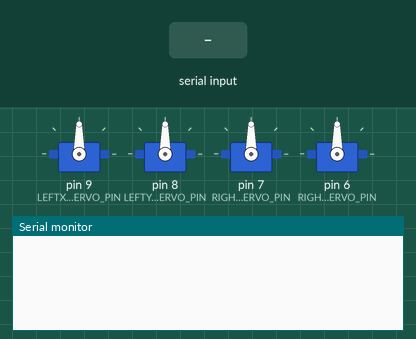
Simulated run of this sketch. Board: Arduino Uno, built with avr-gcc and run on an emulated ATmega328P. Parts: 4 × servo, the last lines printed to the serial monitor. Inputs (shaded band) come from the test bench.

Above: at 1.2 s.
1.3 s: "90,45,200\n" received over Serial
At 1.9 s:
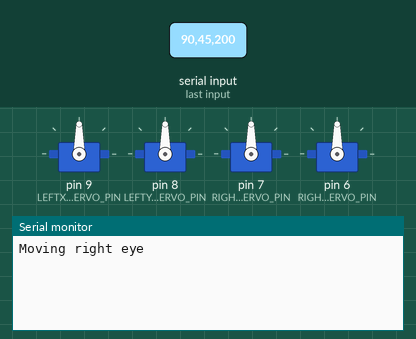
2.8 s: "0\n" received over Serial
At 5.7 s:
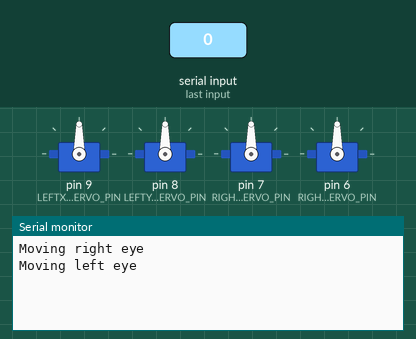

The sketch:

mona_lisa_bridge.ino
```cpp
#include <Servo.h>


Servo leftX;
Servo leftY;
Servo rightX;
Servo rightY;
//================================================================
// Hardware definitions. You will need to customize this for your specific hardware.
const int LEFTX_SERVO_PIN = 9;
const int LEFTY_SERVO_PIN = 8;
const int RIGHTX_SERVO_PIN = 7;
const int RIGHTY_SERVO_PIN = 6;

//================================================================

// Define the starting and ending angles for the servos

// Left eye
int startAngleLeftX = 0;
int endAngleLeftX = 0;
int startAngleLeftY = 0;
int endAngleLeftY = 0;

// Right eye
int startAngleRightX = 0;
int endAngleRightX = 0;
int startAngleRightY = 0;
int endAngleRightY = 0;

// Set the serial port transmission rate. The baud rate is the number of bits
// per second.
const long BAUD_RATE = 115200;

//================================================================
// This function is called once after reset to initialize the program.
void setup()
{
  leftX.attach(LEFTX_SERVO_PIN);
  leftY.attach(LEFTY_SERVO_PIN);
  rightX.attach(RIGHTX_SERVO_PIN);
  rightY.attach(RIGHTY_SERVO_PIN);

  // Initialize the Serial port for host communication.
  Serial.begin(BAUD_RATE);
}

//================================================================
// This function is called repeatedly to handle all I/O and periodic processing.
// This loop should never be allowed to stall or block so that all tasks can be
// constantly serviced.
void loop()
{
  serial_input_poll();
}

//================================================================
// Polling function to process messages received over the serial port from the
// remote Arduino.  Each message is a line of text containing a single integer
// as text.

void serial_input_poll(void)
{
  while (Serial.available()) {

    // When serial data is available, process and interpret the available text.
    // This may be customized for your particular hardware.

    // The default implementation assumes the line contains a single integer
    // which controls the built-in LED state.
    int eyeIntRepresentation = Serial.parseInt();
    float xvalue = Serial.parseInt();
    float yvalue = Serial.parseInt();

    // Working with left eye
    if(eyeIntRepresentation == 0){
      moveLeftEye(xvalue, yvalue);
    } else { // Working with right eye
      moveRightEye(xvalue, yvalue);
    }

    // Drive the LED to indicate the value.
    if (xvalue > 5.0)     digitalWrite(LED_BUILTIN, HIGH);
    else           digitalWrite(LED_BUILTIN, LOW);

    // Once all expected values are processed, flush any remaining characters
    // until the line end.  Note that when using the Arduino IDE Serial Monitor,
    // you may need to set the line ending selector to Newline.
    Serial.find('\n');
  }
}

void moveLeftEye(int xAngle, int yAngle){
  Serial.print("Moving left eye\n");
  // Update x angle
  startAngleLeftX = endAngleLeftX;
  endAngleLeftX = xAngle;

  // Update y angle
  startAngleLeftY = endAngleLeftY;
  endAngleLeftY = yAngle;

  // make servo move
  linearMove(leftX, startAngleLeftX, endAngleLeftX, 400);
  //linearMove(leftY, startAngleLeftY, endAngleLeftY, 400);
}

void moveRightEye(int xAngle, int yAngle){
  Serial.print("Moving right eye\n");
  // Update x angle
  startAngleRightX = endAngleRightX;
  endAngleRightX = xAngle;

  // Update y angle
  startAngleRightY = endAngleRightY;
  endAngleRightY = yAngle;

  // make servo move
  //linearMove(rightX, startAngleRightX, endAngleRightX, 400);
  //linearMove(rightY, startAngleRightY, endAngleRightY, 400);
}


void linearMove(Servo svo, int start, int end, int duration){
   if(start < end){
       for(int angle = start; angle < end; angle += 1){
           svo.write(angle);
           delay(15);
       }
   } else {
      for(int angle = start; angle > end; angle -= 1){
           svo.write(angle);
           delay(15);
       }
   }
}
```

Measured:
- after the input at 1.3 s, the serial monitor: prints a new line at once (image 1)
- after the input at 2.8 s, the serial monitor: prints a new line after 2.0 s (image 2)
